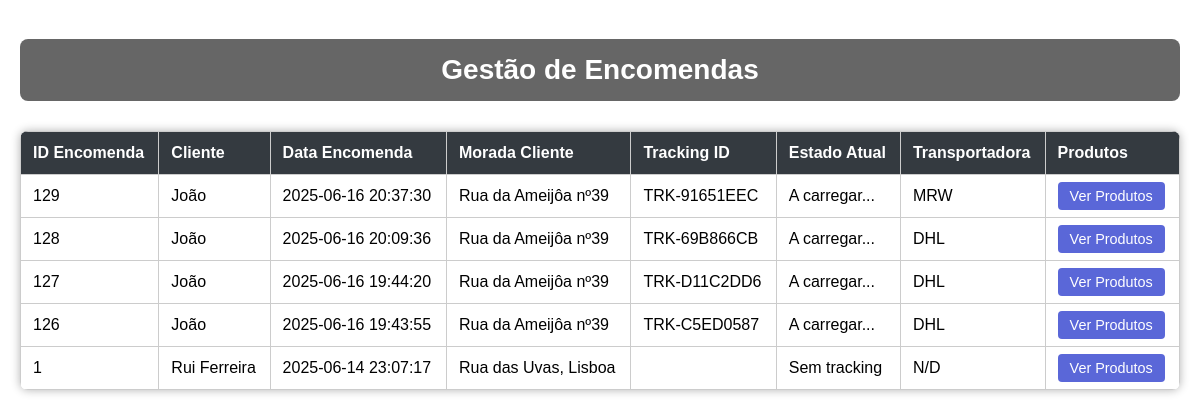
The app's page /encomendas.php with its own data.
### tables this page shows
CREATE TABLE `encomenda_cliente` (
  `id_encomenda` int(11) NOT NULL,
  `id_cliente` int(11) NOT NULL,
  `data_encomenda` datetime NOT NULL DEFAULT current_timestamp(),
  `morada_entrega` varchar(255) DEFAULT NULL,
  `data_prevista_entrega` date DEFAULT NULL,
  `valor_total_produto` decimal(10,2) DEFAULT NULL,
  `valor_total_transporte` decimal(10,2) DEFAULT NULL,
  `valor_total_impostos` decimal(10,2) DEFAULT NULL,
  `estado` varchar(20) DEFAULT NULL,
  `tracking_id` varchar(100) NOT NULL,
  `transportadora` varchar(20) NOT NULL,
  `criado_por` varchar(100) NOT NULL,
  `data_criacao` datetime DEFAULT current_timestamp(),
  `modificado_por` varchar(100) DEFAULT NULL,
  `data_modificacao` datetime DEFAULT NULL,
  `estado_registo` varchar(10) DEFAULT 'ativo'
);

CREATE TABLE `cliente` (
  `id_cliente` int(11) NOT NULL,
  `nome` varchar(100) NOT NULL,
  `email` varchar(100) NOT NULL,
  `senha` varchar(255) NOT NULL,
  `nif` varchar(15) DEFAULT NULL,
  `morada` varchar(255) DEFAULT NULL,
  `genero` varchar(20) DEFAULT NULL,
  `criado_por` varchar(100) NOT NULL,
  `data_criacao` datetime DEFAULT current_timestamp(),
  `modificado_por` varchar(100) DEFAULT NULL,
  `data_modificacao` datetime DEFAULT NULL,
  `estado_registo` varchar(10) DEFAULT 'ativo'
);

### encomendas.php (the view, shortened to what this page needs)
<?php
require_once 'db.php';
$sql = "SELECT e.*, c.nome, c.morada AS morada_cliente FROM encomenda_cliente e
        LEFT JOIN cliente c ON e.id_cliente = c.id_cliente
        WHERE e.estado_registo = 'ativo' ORDER BY e.id_encomenda DESC";
$result = $conn->query($sql);
?>
<!DOCTYPE html>
<html lang="pt">
<head>
</head>
<body>
    <h1>Gestão de Encomendas</h1>
    <table>
        <thead>
            <tr>
                <th>ID Encomenda</th>
                <th>Cliente</th>
                <th>Data Encomenda</th>
                <th>Morada Cliente</th>
                <th>Tracking ID</th>
                <th>Estado Atual</th>
                <th>Transportadora</th>
                <th>Produtos</th>
            </tr>
        </thead>
        <tbody>
            <?php
            if ($result && $result->num_rows > 0) {
                while ($encomenda = $result->fetch_assoc()) {
                    echo "<tr>";
                    echo "<td>" . htmlspecialchars($encomenda['id_encomenda']) . "</td>";
                    echo "<td>" . htmlspecialchars($encomenda['nome']) . "</td>";
                    echo "<td>" . htmlspecialchars($encomenda['data_encomenda']) . "</td>";
                    echo "<td>" . htmlspecialchars($encomenda['morada_cliente']) . "</td>";
                    echo "<td>" . htmlspecialchars($encomenda['tracking_id']) . "</td>";
                    if (!empty($encomenda['tracking_id'])) {
                        $tracking_id = htmlspecialchars($encomenda['tracking_id']);
                        echo "<td><span id='estado-$tracking_id'>A carregar...</span></td>";
                    } else {
                        echo "<td>Sem tracking</td>";
                    }
                    echo "<td>" . (!empty($encomenda['transportadora']) ? htmlspecialchars($encomenda['transportadora']) : 'N/D') . "</td>";
                    echo "<td><a class='btn' href='detalhes_encomenda.php?id_encomenda={$encomenda['id_encomenda']}'>Ver Produtos</a></td>";
                    echo "</tr>";
                }
            } else {
                echo "<tr><td colspan='8'>Nenhuma encomenda encontrada.</td></tr>";
            }
            ?>
        </tbody>
    </table>
</body>
</html>

### encomendas.php (style rules this page uses)
body { font-family: Arial, sans-serif; background: url('imagens/adega.jpg') no-repeat center center fixed; background-size: cover; padding: 20px; margin: 0; }
h1 { background-color: rgba(0, 0, 0, 0.6); color: #ffffff; padding: 15px 20px; border-radius: 8px; text-align: center; margin-bottom: 30px; font-size: 28px; }
table { border-collapse: collapse; width: 100%; background-color: white; box-shadow: 0 0 10px rgba(0, 0, 0, 0.3); border-radius: 8px; overflow: hidden; }
th, td { padding: 12px; border: 1px solid #ccc; text-align: left; }
th { background: #343a40; color: white; }
tr { background-color: white; }
.btn { background-color: #5a67d8; color: white; padding: 6px 12px; border-radius: 4px; text-decoration: none; font-size: 0.9em; }

### records on screen
encomenda_cliente: id_encomenda "129", id_cliente.nome "João", data_encomenda "2025-06-16 20:37:30", id_cliente.morada "Rua da Ameijôa nº39", tracking "TRK-91651EEC", transportadora "MRW"
encomenda_cliente: id_encomenda "128", id_cliente.nome "João", data_encomenda "2025-06-16 20:09:36", id_cliente.morada "Rua da Ameijôa nº39", tracking "TRK-69B866CB", transportadora "DHL"
encomenda_cliente: id_encomenda "127", id_cliente.nome "João", data_encomenda "2025-06-16 19:44:20", id_cliente.morada "Rua da Ameijôa nº39", tracking "TRK-D11C2DD6", transportadora "DHL"
encomenda_cliente: id_encomenda "126", id_cliente.nome "João", data_encomenda "2025-06-16 19:43:55", id_cliente.morada "Rua da Ameijôa nº39", tracking "TRK-C5ED0587", transportadora "DHL"
encomenda_cliente: id_encomenda "1", id_cliente.nome "Rui Ferreira", data_encomenda "2025-06-14 23:07:17", id_cliente.morada "Rua das Uvas, Lisboa", tracking_id "Sem tracking", transportadora "N/D"
